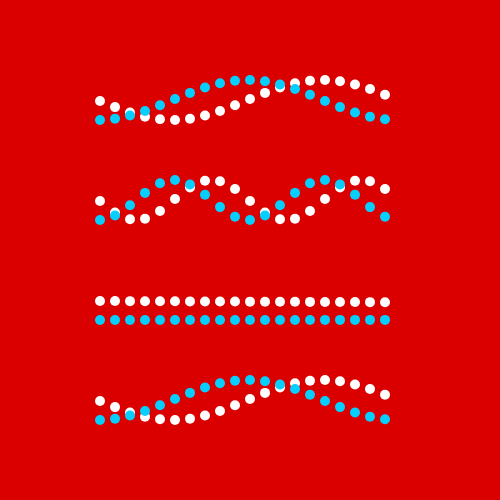
Frame 1 (no input)
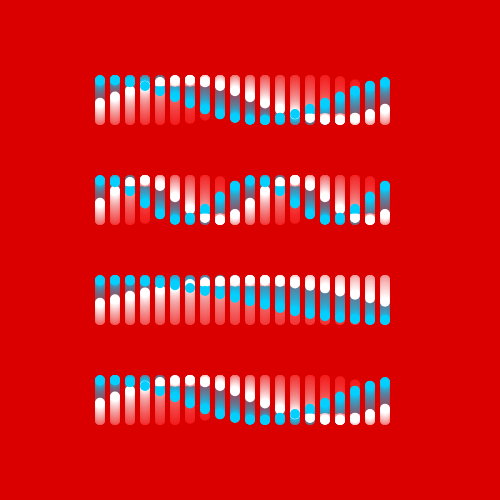
Frame 60 (no input)
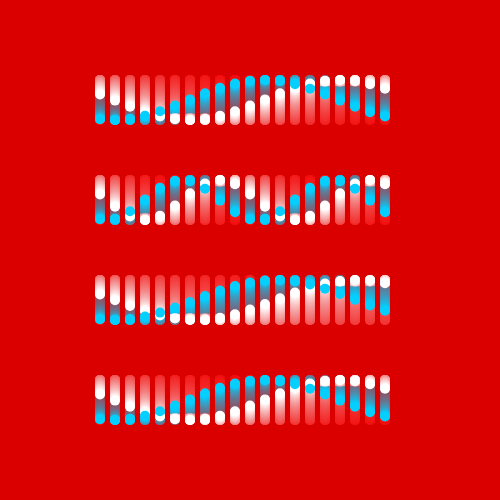
Frame 120 (the mouse pressed at the canvas centre since frame 60)

The p5.js sketch that drew these frames (run headless with seeded random() and noise() and a simulated clock; from frame 60 on, the mouse is pressed at the canvas centre):

// p5.js sketch
// ── sketch.js
let numRects

function setup() {
  createCanvas(500, 500)
  rectMode(CENTER)
  ellipseMode(CENTER)
  noStroke()
  numRects = 20
  background(217, 0, 0)
}

function draw() {
  background(217, 0, 0, 10)
  for(let i = 0; i < numRects; i += 1) {
    fill(255)
    let angle = map(i, 0, numRects, 0, TWO_PI)
    let x = map(i, 0, numRects, 100, 400)

    let phase = sin(angle + frameCount * 0.05)
    ellipse(x, 100 + phase * 20, 10, 10)

    phase = sin(angle * 2 + frameCount * 0.05)
    ellipse(x, 200 + phase * 20, 10, 10)

    phase = sin(sin(frameCount * 0.01) * angle + frameCount * 0.05)
    ellipse(x, 300 + phase * 20, 10, 10)

    phase = sin(angle + frameCount * 0.05)
    ellipse(x, 400 + phase * 20, 10, 10)
    


    fill(4, 207, 255)
    phase = cos(angle + frameCount * 0.05)
    ellipse(x, 100 + phase * 20, 10, 10)

    phase = cos(angle * 2 + frameCount * 0.05)
    ellipse(x, 200 + phase * 20, 10, 10)

    phase = cos(sin(frameCount * 0.01) * angle + frameCount * 0.05)
    ellipse(x, 300 + phase * 20, 10, 10)

    phase = cos(angle + frameCount * 0.05)
    ellipse(x, 400 + phase * 20, 10, 10)
  }
}
